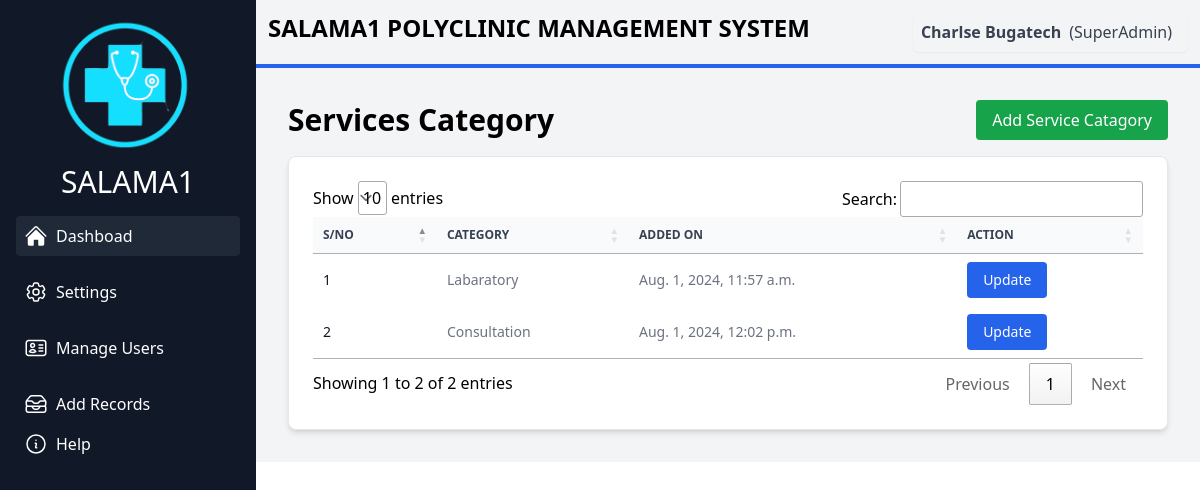
Screenshot of /servicecategory/ (signed in) with the database file from the repository.
### account/models.py (models this page shows, shortened)
class User(AbstractBaseUser, PermissionsMixin):
    id = models.UUIDField(primary_key=True, default=uuid.uuid4, editable=False, verbose_name="ID")
    name = models.CharField(max_length=255, blank=True, null=True, verbose_name="Full Name")
    email = models.EmailField(unique=True, verbose_name="Email Address")
    phone = models.CharField(max_length=15, blank=True, null=True, verbose_name="Phone Number")
    role = models.CharField(max_length=50, blank=True, null=True, verbose_name="Role")
    is_active = models.BooleanField(default=True, verbose_name="Active")
    is_staff = models.BooleanField(default=False, verbose_name="Staff Status")
    is_superuser = models.BooleanField(default=False, verbose_name="Superuser Status")
    date_joined = models.DateTimeField(auto_now_add=True, verbose_name="Date Joined")
    last_login = models.DateTimeField(blank=True, null=True, verbose_name="Last Login")
    objects = CustomUserManager()
    USERNAME_FIELD = 'email'
    EMAIL_FIELD = 'email'
    REQUIRED_FIELDS = ['name']

### patients/models.py (models this page shows, shortened)
class ServiceCategory(models.Model):
    id = models.UUIDField(primary_key=True, default=uuid.uuid4, editable=False, verbose_name="ID")
    category = models.CharField(max_length=150, default="")
    created_at = models.DateTimeField(auto_now_add=True, blank=True, null=True)
    added_by = models.ForeignKey(User, on_delete=models.SET_NULL, null=True)

### patients/views.py (the view)
# urls.py: path('servicecategory/', views.servicecategory, name='servicecategory'),
@login_required
def servicecategory(request):
    context = {
        'categories': ServiceCategory.objects.all()  # Use a consistent and appropriate key name
    }
    return render(request, 'patients/servicecategory.html', context)

### patients/templates/patients/servicecategory.html (shortened to what this page needs)
{% extends 'core/base.html' %}
{% block content %}
<link rel="stylesheet" href="https://cdn.datatables.net/1.11.5/css/jquery.dataTables.min.css">
<div class="bg-gray-100 p-8">
    <div class="flex justify-between items-center mb-4">
        <p class="text-3xl font-semibold">Services Category</p>
        <a href="{% url 'patients:addservicecategory' %}" class="rounded bg-green-600 text-white px-4 py-2 hover:bg-green-700">Add Service Catagory</a>
    </div>
    <div class="bg-white p-6 rounded-lg shadow-md border border-gray-200 dark:bg-gray-800 dark:border-gray-700">
        <table id="bootstrapdatatable" class="w-full text-sm text-left text-gray-500 dark:text-gray-400">
            <thead class="text-xs text-gray-700 uppercase bg-gray-50 dark:bg-gray-700 dark:text-gray-400">
                <tr>
                    <th scope="col" class="px-6 py-3">S/No</th>
                    <th scope="col" class="px-6 py-3">Category</th>
                    <th scope="col" class="px-6 py-3">Added on</th>
                    <th scope="col" class="px-6 py-3">Action</th>
                </tr>
            </thead>
            <tbody>
                {% for i in categories %}
                <tr class="bg-white border-b dark:bg-gray-800 dark:border-gray-700">
                    <th scope="row" class="px-6 py-4 font-medium text-gray-900 whitespace-nowrap dark:text-white">
                        {{ forloop.counter }}
                    </th>
                    <td class="px-6 py-4">{{ i.category }}</td>
                    <td class="px-6 py-4">{{ i.created_at }}</td>
                    <td class="px-6 py-4">
                        <button type="button" class="bg-blue-600 text-white px-4 py-2 rounded hover:bg-blue-700">Update</button>
                    </td>
                </tr>
                {% empty %}
                <tr>
                    <td colspan="6" class="px-6 py-4 text-center">No category available.</td>
                </tr>
                {% endfor %}
            </tbody>
        </table>
    </div>
</div>
{% endblock %}

### core/templates/core/base.html (shortened to what this page needs)
{% load static tailwind_tags %}
{% load static %}
{% load widget_tweaks %}
<!DOCTYPE html>
<html lang="en">
<head>
    {% tailwind_css %}
</head>
<body class="overflow-hidden">
    <div class="flex w-screen h-screen">
        <div id="menu" class="flex-col bg-gray-900 w-64 hidden lg:flex">
            <div class="flex flex-col items-center">
                <div class="mb-2 mt-3">
                    <img src="{% static 'homelogo.png' %}" class="h-36">
                </div>
                <h1 class="text-white text-3xl mt-0">
                    <a href="">SALAMA1</a>
                </h1>
            </div>
            <nav class="flex flex-col p-4 space-y-4  text-white">
                <a class="flex items-center p-2 hover:bg-gray-700  bg-gray-800 rounded" href="{% url 'core:index' %}">
                    Dashboad
                </a>
                <div class="relative group">
                    <button class="flex items-center p-2 w-full text-left hover:bg-gray-700 rounded">
                        Settings
                    </button>
                </div>
                <div class="relative group">
                    <button class="flex items-center p-2 w-full text-left hover:bg-gray-700 rounded">
                        Manage Users
                    </button>
                </div>
                <div class="relative group">
                    <button class="flex items-center p-2 w-full text-left hover:bg-gray-700 rounded">
                        Add Records
                    </button>
                    <a class="flex items-center p-2 hover:bg-gray-700 rounded" href="/">
                        Help
                    </a>
            </nav>
        </div>
        <div class="flex-1 flex flex-col">
            <div class="pt-3 pl-3 pr-3 bg-gray-100 h-16 flex">
                <h1 class="text-2xl font-bold hidden lg:flex ">SALAMA1 POLYCLINIC MANAGEMENT SYSTEM</h1>
                <div class="ml-auto flex">
                    {% if user.is_authenticated %}
                    <div class="inline-block text-left">
                        <div class="">
                            <button type="button"
                                class="inline-flex  w-full rounded-md  border-gray-300 shadow-sm items-center font-medium text-gray-700 hover:bg-gray-50 focus:outline-none focus:ring-2 focus:ring-offset-2 focus:ring-indigo-500"
                                id="menu-button" aria-expanded="true" aria-haspopup="true">
                                <ul class="list-none flex p-2">
                                    <li class="mr-2 font-bold">{{ user.name }}</li>
                                    <li class="mr-2 "> ({{ user.role }})</li>
                                </ul>
                            </button>
                        </div>
                    </div>
                    {% endif %}
                </div>
            </div>
            <div class="p-0.5 bg-blue-600">
            </div>
            <div class=" bg-slate-00 overflow-auto">
                {% block content %}
                {% endblock %}
            </div>
        </div>
    </div>
</body>
</html>

### rows the page displays
User: name "Charlse Bugatech", role "SuperAdmin"
ServiceCategory: category "Labaratory", created_at "Aug. 1, 2024, 11:57 a.m."
ServiceCategory: category "Consultation", created_at "Aug. 1, 2024, 12:02 p.m."
